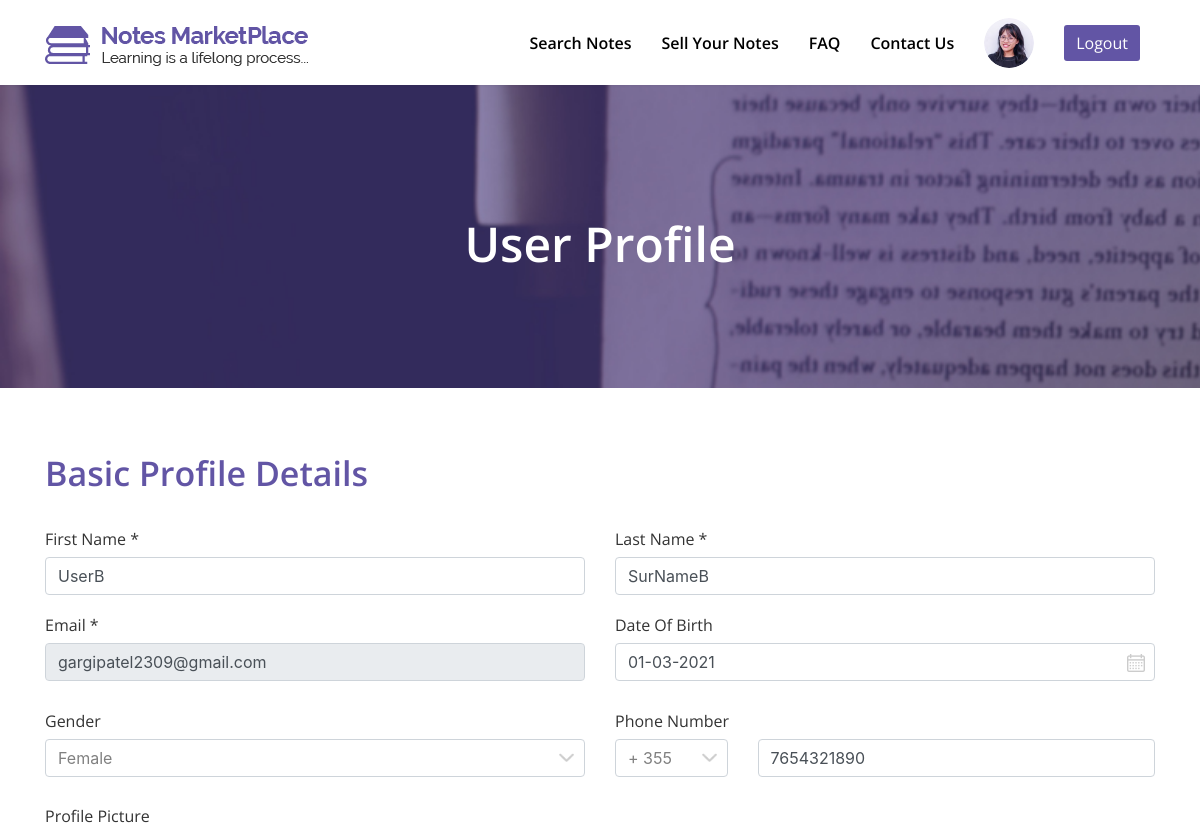
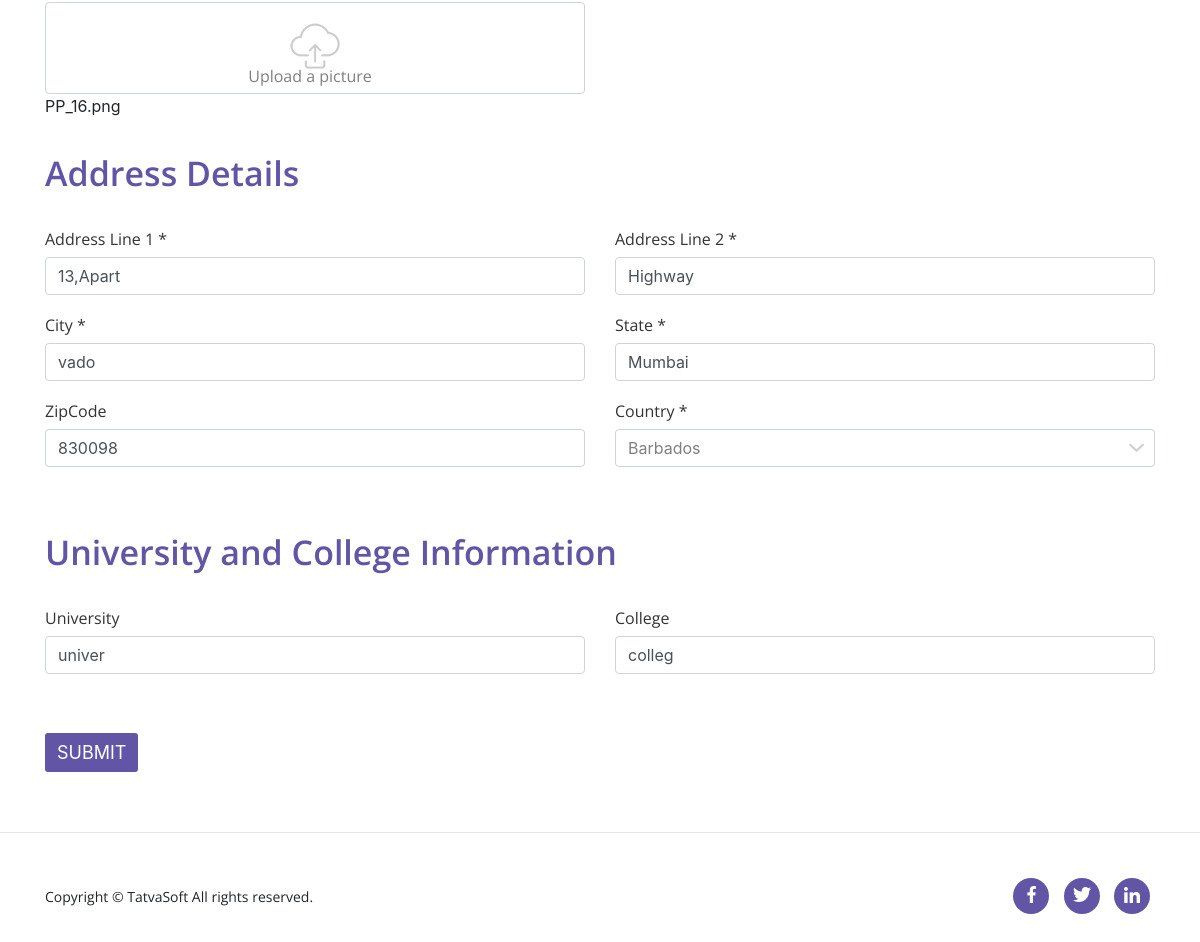
The page /PHP_NoteMarketPlace/user/user_profile.php (signed in) on the database its author committed (2 pictures, top to bottom).
### tables this page shows
CREATE TABLE `userprofiledetails` (
  `UserProfileDetailID` int(11) NOT NULL,
  `UserID` int(11) NOT NULL,
  `DOB` date DEFAULT NULL,
  `GenderID` int(11) DEFAULT NULL,
  `SecondaryEmailAddress` varchar(100) DEFAULT NULL,
  `PhoneNumber_CountryID` int(11) NOT NULL,
  `PhoneNumber` varchar(20) NOT NULL,
  `ProfilePicture` varchar(500) DEFAULT NULL,
  `AddressLine1` varchar(100) DEFAULT NULL,
  `AddressLine2` varchar(100) DEFAULT NULL,
  `City` varchar(50) DEFAULT NULL,
  `State` varchar(50) DEFAULT NULL,
  `ZipCode` varchar(50) DEFAULT NULL,
  `CountryID` int(11) DEFAULT NULL,
  `University` varchar(100) DEFAULT NULL,
  `College` varchar(100) DEFAULT NULL,
  `CreatedDate` datetime DEFAULT NULL,
  `CreatedBy` int(11) DEFAULT NULL,
  `ModifiedDate` datetime DEFAULT NULL,
  `ModifiedBy` int(11) DEFAULT NULL,
  `IsActive` bit(1) NOT NULL
);

CREATE TABLE `referencedata` (
  `ReferenceDataID` int(11) NOT NULL,
  `Value` varchar(100) NOT NULL,
  `DataValue` varchar(100) NOT NULL,
  `ReferenceCategory` varchar(100) NOT NULL,
  `CreatedDate` datetime DEFAULT NULL,
  `CreatedBy` int(11) DEFAULT NULL,
  `ModifiedDate` datetime DEFAULT NULL,
  `ModifiedBy` int(11) DEFAULT NULL,
  `IsActive` bit(1) NOT NULL
);

CREATE TABLE `countries` (
  `CountryID` int(11) NOT NULL,
  `CountryCode` varchar(100) NOT NULL,
  `CountryName` varchar(100) NOT NULL,
  `PhoneCode` int(11) NOT NULL,
  `CreatedDate` datetime DEFAULT NULL,
  `CreatedBy` int(11) DEFAULT NULL,
  `ModifiedDate` datetime DEFAULT NULL,
  `ModifiedBy` int(11) DEFAULT NULL,
  `IsActive` bit(1) NOT NULL
);

### PHP_NoteMarketPlace/user/user_profile.php (the view, shortened to what the rows shown need)
<?php
    include '../common/configuration.php';
    $current_user_profile_id = 0;
    require_once("../common/dbcontroller.php");
	$db_handle = new DBController();
    if(isset($_SESSION['user_id'])){
        $folder_name = $uploadPath.$_SESSION['user_id']."/";
        $user_detail_query = "SELECT UserProfileDetailID, UserID,DOB,GenderID,PhoneNumber_CountryID,PhoneNumber,ProfilePicture,AddressLine1,AddressLine2,City,State,ZipCode,CountryID,University,College FROM userprofiledetails WHERE UserID = ".$_SESSION['user_id'];
        $user_detail_result = $db_handle->runQuery($user_detail_query);
        $current_user_profile_id = !empty($user_detail_result[0]["UserProfileDetailID"]) ? $user_detail_result[0]["UserProfileDetailID"] : 0;
    }
?>
<!DOCTYPE html>
<html lang="en">
<head>
    <link rel="stylesheet" type="text/css" media="all" href="http://ajax.googleapis.com/ajax/libs/jqueryui/1.7.2/themes/smoothness/jquery-ui.css" />
    <link rel="stylesheet" href="css/bootstrap/bootstrap.min.css">
    <link rel="stylesheet" href="css/style.css">
    <link rel="stylesheet" href="css/responsive.css">
</head>
<body data-spy="scroll" class="overflow-auto sticky-header">
    <div class="wrapper">
        <?php include 'sticky_header.php';?>
        <section id="user_profile">
            <div class="container">
                <div class="content-box-sm">
                    <form action="<?php echo $_SERVER['PHP_SELF']; ?>" method="POST" enctype="multipart/form-data" onsubmit="return validateUserProfileForm();">
                        <div class="row">
                            <div class="col-md-6">
                                <div class="form-group form-common">
                                    <label for="dateOfBirth">Date Of Birth</label>
                                    <input type="text" class="form-control input_val" id="dateOfBirth" name="dateOfBirth" <?php if($current_user_profile_id != 0 && !empty($user_detail_result[0]["DOB"]) && $user_detail_result[0]["DOB"] > 0){
                                        echo " value =".date("d-m-Y", strtotime($user_detail_result[0]["DOB"]));
                                    }
                                    ?>
                                    placeholder="Enter your date of birth">
                                    <i class="common-icon pull-right" id="imgDateOfBirth"><img src="images/Profile/calendar.png"/></i>
                                </div>
                            </div>
                            <div class="col-md-6">
                                <div class="form-group form-common">
                                    <label for="selectGender">Gender</label>
                                    <?php
                                    $genderQuery = "SELECT Value,  DataValue,ReferenceCategory FROM referencedata WHERE ReferenceCategory = 'Gender'";
                                    $genderResult = $db_handle->runQuery($genderQuery);
                                    ?>
                                    <select class="form-control dropdown-control" id="selectGender" name="selectGender">
                                        <?php
                                        foreach($genderResult as $genderRow){
                                            echo "<option value='" . $genderRow['DataValue'] . "'";
                                            if($current_user_profile_id != 0 && !empty($user_detail_result[0]["GenderID"]) && $user_detail_result[0]["GenderID"] > 0 && $genderRow['DataValue'] == $user_detail_result[0]["GenderID"]){
                                                echo " selected";
                                            }
                                            echo ">". $genderRow['Value']."</option>";
                                        }
                                        ?>
                                    </select>
                                </div>
                            </div>
                            <div class="col-md-6">
                                <div class="form-group form-common">
                                    <div class="row">
                                        <div class="col-md-3 col-4">
                                            <?php
                                                $phoneCodeQuery = "SELECT CountryID,  PhoneCode FROM countries";
                                                $phoneCodeResult = $db_handle->runQuery($phoneCodeQuery);
                                            ?>
                                            <select class="form-control dropdown-control" id="selectPhoneCode" name="selectPhoneCode">
                                                <?php
                                                foreach($phoneCodeResult as $phoneCodeRow){
                                                    echo "<option value='" . $phoneCodeRow['CountryID'] . "'";
                                                    if($current_user_profile_id != 0 && !empty($user_detail_result[0]["PhoneNumber_CountryID"]) && $user_detail_result[0]["PhoneNumber_CountryID"] > 0 && $phoneCodeRow['CountryID'] == $user_detail_result[0]["PhoneNumber_CountryID"]){
                                                echo " selected";
                                            }
                                            echo "> + ". $phoneCodeRow['PhoneCode'] . "</option>";
                                                }
                                            ?>
                                            </select>
                                        </div>
                                        <div class="col-md-9 col-8">
                                            <input type="text" class="form-control input_val" id="phoneNo" name="phoneNo" <?php if($current_user_profile_id != 0 && !empty($user_detail_result[0]["PhoneNumber"])){
                                            echo " value ='".$user_detail_result[0]["PhoneNumber"]."'";
                                            }
                                            ?>
                                               placeholder="Enter your phone number">
                                        </div>
                                    </div>
                                </div>
                            </div>
                            <div class="col-md-6">
                                <div class="form-group form-common">
                                    <label for="profilePicture">Profile Picture</label>
                                    <input type="file" class="form-control input_val" id="profilePicture" name="profilePicture" accept="image/jpg,image/png,image/jpeg" onsubmit="return validateProfilePicture();" />
                                    <label class="picture_bottom">Upload a picture</label>
                                    <?php
                                    if($current_user_profile_id != 0 && !empty($user_detail_result[0]["ProfilePicture"])){
                                        echo '<input type="hidden" name="hdnProfilePicPath" id="hdnProfilePicPath" value = "'.$user_detail_result[0]["ProfilePicture"].'"/>
                                        <span class="filename" style="float:left;">'.str_replace($folder_name,"",$user_detail_result[0]["ProfilePicture"]).'</span>';
                                    } else {
                                        echo '<input type="hidden" name="hdnProfilePicPath" id="hdnProfilePicPath"/>
                                        <span class="filename" style="float:left;"></span>';
                                    }
                                    ?>
                                </div>
                            </div>
                        </div>
                        <div class="content-box-xs">
                            <div class="row">
                                <div class="col-md-6">
                                    <div class="form-group form-common">
                                        <label for="addressFirstLine">Address Line 1 * </label>
                                        <input type="text" class="form-control input_val" id="addressFirstLine" name="addressFirstLine" <?php if($current_user_profile_id != 0 ){
                                        echo " value ='".$user_detail_result[0]["AddressLine1"]."'";
                                        }
                                        ?>
                                       placeholder="Enter your address" onblur="validateUserAddressFirstLine();">
                                    </div>
                                </div>
                                <div class="col-md-6">
                                    <div class="form-group form-common">
                                        <label for="addressSecondLine">Address Line 2 * </label>
                                        <input type="text" class="form-control input_val" id="addressSecondLine" name="addressSecondLine" <?php if($current_user_profile_id != 0 ){
                                        echo " value ='".$user_detail_result[0]["AddressLine2"]."'";
                                        }
                                        ?>
                                        placeholder="Enter your address" onblur="validateUserAddressSecondLine();">
                                    </div>
                                </div>
                                <div class="col-md-6">
                                    <div class="form-group form-common">
                                        <label for="city">City *</label>
                                        <input type="text" class="form-control input_val" id="city" name="city" placeholder="Enter your city" <?php if($current_user_profile_id != 0 ){
                                        echo " value ='".$user_detail_result[0]["City"]."'";
                                        }
                                        ?>
                                        onblur="validateUserCity();">
                                    </div>
                                </div>
                                <div class="col-md-6">
                                    <div class="form-group form-common">
                                        <label for="state">State *</label>
                                        <input type="text" class="form-control input_val" id="state" name="state" placeholder="Enter your state" <?php if($current_user_profile_id != 0 ){
                                        echo " value ='".$user_detail_result[0]["State"]."'";
                                        }
                                        ?> onblur="validateUserState();">
                                    </div>
                                </div>
                                <div class="col-md-6">
                                    <div class="form-group form-common">
                                        <label for="zipCode">ZipCode</label>
                                        <input type="zip" class="form-control input_val" id="zipCode" name="zipCode" placeholder="Enter your zipcode" <?php if($current_user_profile_id != 0 && !empty($user_detail_result[0]["ZipCode"])){
                                        echo " value ='".$user_detail_result[0]["ZipCode"]."'";
                                        }
                                        ?>>
                                    </div>
                                </div>
                                <div class="col-md-6">
                                    <div class="form-group form-common">
                                        <label for="country">Country *</label>
                                        <?php
                                            $countryQuery = "select CountryID,  CountryName from countries";
                                            $countryResult = $db_handle->runQuery($countryQuery);
                                        ?>
                                        <select class="form-control dropdown-control" id="country" name="country" onblur="validateUserCountry();">
                                            <?php
                                                foreach($countryResult as $countryRow){
                                                    echo "<option value='" . $countryRow['CountryID'] . "'";
                                                    if($current_user_profile_id != 0 && !empty($user_detail_result[0]["CountryID"]) && $user_detail_result[0]["CountryID"] > 0 && $countryRow["CountryID"] == $user_detail_result[0]["CountryID"]){
                                                    echo " selected";
                                                }
                                                echo ">".$countryRow['CountryName']."</option>";
                                                }
                                            ?>
                                        </select>
                                    </div>
                                </div>
                            </div>
                        </div>
                        <div class="row">
                            <div class="col-md-6">
                                <div class="form-group form-common">
                                    <label for="userUniversity">University</label>
                                    <input type="text" class="form-control input_val" id="userUniversity" name="userUniversity" <?php
                                        if($current_user_profile_id != 0 && !empty($user_detail_result[0]["University"])){
                                            echo " value = '".$user_detail_result[0]['University']."'";
                                        }
                                    ?>placeholder="Enter your university">
                                </div>
                            </div>
                            <div class="col-md-6">
                                <div class="form-group form-common">
                                    <label for="userCollege">College</label>
                                    <input type="text" class="form-control input_val" id="userCollege" name="userCollege" <?php
                                        if($current_user_profile_id != 0 && !empty($user_detail_result[0]["College"])){
                                            echo " value = '".$user_detail_result[0]['College']."'";
                                        }
                                    ?>placeholder="Enter your college">
                                </div>
                            </div>
                        </div>
                    </form>
                </div>
            </div>
        </section>
    </div>
</body>
</html>

### rows shown on the page
userprofiledetails: dateOfBirth "01-03-2021", selectGender "Female", selectPhoneCode "+ 355", phoneNo "7654321890", ProfilePicture "PP_16.png", addressFirstLine "13,Apart", addressSecondLine "Highway", city "vado", state "Mumbai", zipCode "830098", country "Barbados", userUniversity "univer", userCollege "colleg"
